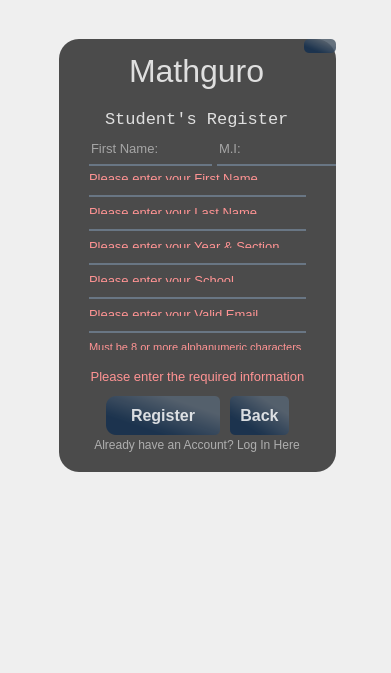
<?xml version="1.0" encoding="UTF-8"?>
<ui version="4.0">
 <class>studRegisterWindow</class>
 <widget class="QMainWindow" name="studRegisterWindow">
  <property name="geometry">
   <rect>
    <x>0</x>
    <y>0</y>
    <width>391</width>
    <height>673</height>
   </rect>
  </property>
  <property name="windowTitle">
   <string>MainWindow</string>
  </property>
  <widget class="QWidget" name="centralwidget">
   <property name="styleSheet">
    <string notr="true">*{
border: none;
background-color: transparent;
background: transparent;
padding: 0;
margin: 0;
color: #fff
}

#frame{
border-image: url(:/images/back1.png);
border-radius: 20px;
}
#frame_4{
background-color:rgba(0,0,0,175);
border-radius: 20px;
}

#label, #label_2, #label_3, #label_4{
color: rgba(255, 255, 255,210);
}
QPushButton#closeButton,#registerStudButton,#backButton{
	background-color: qlineargradient(spread:pad, x1:0.505682, y1:0.989, x2:1, y2:0.477, stop:0 rgba(20, 47, 78, 219), stop:1 rgba(85, 98, 112, 226));
	color:rgba();
	color:rgba(255,255,255,210);
	border-radius:5px;
}
QPushButton#closeButton:hover,#registerStudButton:hover,#backButton:hover{
	background-color: qlineargradient(spread:pad, x1:0.505682, y1:0.989, x2:1, y2:0.477, stop:0 rgba(40, 67, 98, 219), stop:1 rgba(105, 118, 132, 226));
}
QPushButton#closeButton:pressed,#registerStudButton:pressed,#backButton:pressed{
	padding-left:5px;
	padding-top:5px;
	background-color:rgba(105, 118, 132, 200)
}
#studEmail_lineEdit, #studPass_lineEdit, #studLast_lineEdit, #studSchool_lineEdit
, #studYrSec_lineEdit, #studMiddle_lineEdit, #studFirst_lineEdit{
background-color:rgba(0,0,0,0);
border:none;
border-bottom:2px solid rgba(105, 118, 132, 255);
color: rgb(255, 255, 255);
padding-bottom:7px
}
</string>
   </property>
   <widget class="QFrame" name="frame">
    <property name="geometry">
     <rect>
      <x>50</x>
      <y>30</y>
      <width>295</width>
      <height>451</height>
     </rect>
    </property>
    <property name="frameShape">
     <enum>QFrame::StyledPanel</enum>
    </property>
    <property name="frameShadow">
     <enum>QFrame::Raised</enum>
    </property>
    <layout class="QVBoxLayout" name="verticalLayout_8">
     <item>
      <widget class="QFrame" name="frame_4">
       <property name="frameShape">
        <enum>QFrame::StyledPanel</enum>
       </property>
       <property name="frameShadow">
        <enum>QFrame::Raised</enum>
       </property>
       <layout class="QVBoxLayout" name="verticalLayout">
        <property name="spacing">
         <number>0</number>
        </property>
        <property name="leftMargin">
         <number>0</number>
        </property>
        <property name="topMargin">
         <number>0</number>
        </property>
        <property name="rightMargin">
         <number>0</number>
        </property>
        <property name="bottomMargin">
         <number>0</number>
        </property>
        <item>
         <widget class="QFrame" name="frame_6">
          <property name="frameShape">
           <enum>QFrame::StyledPanel</enum>
          </property>
          <property name="frameShadow">
           <enum>QFrame::Raised</enum>
          </property>
          <layout class="QVBoxLayout" name="verticalLayout_19">
           <property name="spacing">
            <number>0</number>
           </property>
           <property name="leftMargin">
            <number>0</number>
           </property>
           <property name="topMargin">
            <number>0</number>
           </property>
           <property name="rightMargin">
            <number>0</number>
           </property>
           <property name="bottomMargin">
            <number>0</number>
           </property>
           <item alignment="Qt::AlignTop">
            <widget class="QFrame" name="frame_2">
             <property name="frameShape">
              <enum>QFrame::StyledPanel</enum>
             </property>
             <property name="frameShadow">
              <enum>QFrame::Raised</enum>
             </property>
             <layout class="QVBoxLayout" name="verticalLayout_2">
              <property name="spacing">
               <number>0</number>
              </property>
              <property name="leftMargin">
               <number>0</number>
              </property>
              <property name="topMargin">
               <number>0</number>
              </property>
              <property name="rightMargin">
               <number>0</number>
              </property>
              <property name="bottomMargin">
               <number>0</number>
              </property>
              <item alignment="Qt::AlignRight|Qt::AlignTop">
               <widget class="QWidget" name="widget_3" native="true">
                <layout class="QHBoxLayout" name="horizontalLayout_2">
                 <property name="spacing">
                  <number>0</number>
                 </property>
                 <property name="leftMargin">
                  <number>0</number>
                 </property>
                 <property name="topMargin">
                  <number>0</number>
                 </property>
                 <property name="rightMargin">
                  <number>0</number>
                 </property>
                 <property name="bottomMargin">
                  <number>0</number>
                 </property>
                 <item>
                  <widget class="QPushButton" name="closeButton">
                   <property name="styleSheet">
                    <string notr="true"/>
                   </property>
                   <property name="text">
                    <string/>
                   </property>
                   <property name="icon">
                    <iconset resource="res.qrc">
                     <normaloff>:/icons/icons/x.svg</normaloff>:/icons/icons/x.svg</iconset>
                   </property>
                   <property name="iconSize">
                    <size>
                     <width>25</width>
                     <height>25</height>
                    </size>
                   </property>
                  </widget>
                 </item>
                </layout>
               </widget>
              </item>
              <item alignment="Qt::AlignTop">
               <widget class="QWidget" name="widget_7" native="true">
                <property name="font">
                 <font>
                  <pointsize>1</pointsize>
                 </font>
                </property>
                <layout class="QVBoxLayout" name="verticalLayout_10">
                 <property name="spacing">
                  <number>20</number>
                 </property>
                 <property name="leftMargin">
                  <number>0</number>
                 </property>
                 <property name="topMargin">
                  <number>0</number>
                 </property>
                 <property name="rightMargin">
                  <number>0</number>
                 </property>
                 <property name="bottomMargin">
                  <number>5</number>
                 </property>
                 <item alignment="Qt::AlignHCenter|Qt::AlignTop">
                  <widget class="QLabel" name="label">
                   <property name="font">
                    <font>
                     <pointsize>24</pointsize>
                    </font>
                   </property>
                   <property name="text">
                    <string>Mathguro</string>
                   </property>
                  </widget>
                 </item>
                 <item alignment="Qt::AlignHCenter|Qt::AlignTop">
                  <widget class="QLabel" name="label_4">
                   <property name="font">
                    <font>
                     <family>Consolas</family>
                     <pointsize>13</pointsize>
                    </font>
                   </property>
                   <property name="text">
                    <string>Student's Register</string>
                   </property>
                  </widget>
                 </item>
                </layout>
               </widget>
              </item>
             </layout>
            </widget>
           </item>
           <item>
            <widget class="QFrame" name="frame_5">
             <property name="frameShape">
              <enum>QFrame::StyledPanel</enum>
             </property>
             <property name="frameShadow">
              <enum>QFrame::Raised</enum>
             </property>
             <layout class="QVBoxLayout" name="verticalLayout_4">
              <property name="spacing">
               <number>0</number>
              </property>
              <property name="leftMargin">
               <number>0</number>
              </property>
              <property name="topMargin">
               <number>0</number>
              </property>
              <property name="rightMargin">
               <number>0</number>
              </property>
              <property name="bottomMargin">
               <number>10</number>
              </property>
              <item>
               <widget class="QWidget" name="widget_6" native="true">
                <layout class="QVBoxLayout" name="verticalLayout_6">
                 <property name="spacing">
                  <number>5</number>
                 </property>
                 <property name="leftMargin">
                  <number>0</number>
                 </property>
                 <property name="topMargin">
                  <number>5</number>
                 </property>
                 <property name="rightMargin">
                  <number>0</number>
                 </property>
                 <property name="bottomMargin">
                  <number>0</number>
                 </property>
                 <item>
                  <widget class="QWidget" name="widget_8" native="true">
                   <layout class="QHBoxLayout" name="horizontalLayout_5">
                    <property name="spacing">
                     <number>5</number>
                    </property>
                    <property name="sizeConstraint">
                     <enum>QLayout::SetFixedSize</enum>
                    </property>
                    <property name="leftMargin">
                     <number>0</number>
                    </property>
                    <property name="topMargin">
                     <number>0</number>
                    </property>
                    <property name="rightMargin">
                     <number>0</number>
                    </property>
                    <property name="bottomMargin">
                     <number>0</number>
                    </property>
                    <item>
                     <widget class="QWidget" name="widget_9" native="true">
                      <layout class="QVBoxLayout" name="verticalLayout_9">
                       <property name="spacing">
                        <number>0</number>
                       </property>
                       <property name="leftMargin">
                        <number>30</number>
                       </property>
                       <property name="topMargin">
                        <number>0</number>
                       </property>
                       <property name="rightMargin">
                        <number>0</number>
                       </property>
                       <property name="bottomMargin">
                        <number>0</number>
                       </property>
                       <item>
                        <widget class="QLineEdit" name="studFirst_lineEdit">
                         <property name="font">
                          <font>
                           <pointsize>10</pointsize>
                          </font>
                         </property>
                         <property name="toolTip">
                          <string>Required*</string>
                         </property>
                         <property name="styleSheet">
                          <string notr="true"/>
                         </property>
                         <property name="text">
                          <string/>
                         </property>
                         <property name="placeholderText">
                          <string>First Name:</string>
                         </property>
                        </widget>
                       </item>
                      </layout>
                     </widget>
                    </item>
                    <item alignment="Qt::AlignLeft">
                     <widget class="QWidget" name="widget_10" native="true">
                      <layout class="QVBoxLayout" name="verticalLayout_7">
                       <property name="spacing">
                        <number>0</number>
                       </property>
                       <property name="leftMargin">
                        <number>0</number>
                       </property>
                       <property name="topMargin">
                        <number>0</number>
                       </property>
                       <property name="rightMargin">
                        <number>30</number>
                       </property>
                       <property name="bottomMargin">
                        <number>0</number>
                       </property>
                       <item>
                        <widget class="QLineEdit" name="studMiddle_lineEdit">
                         <property name="font">
                          <font>
                           <pointsize>10</pointsize>
                          </font>
                         </property>
                         <property name="toolTip">
                          <string>Required*</string>
                         </property>
                         <property name="styleSheet">
                          <string notr="true"/>
                         </property>
                         <property name="text">
                          <string/>
                         </property>
                         <property name="placeholderText">
                          <string>M.I:</string>
                         </property>
                        </widget>
                       </item>
                      </layout>
                     </widget>
                    </item>
                   </layout>
                  </widget>
                 </item>
                 <item>
                  <widget class="QWidget" name="widget_11" native="true">
                   <layout class="QVBoxLayout" name="verticalLayout_11">
                    <property name="spacing">
                     <number>8</number>
                    </property>
                    <property name="leftMargin">
                     <number>30</number>
                    </property>
                    <property name="topMargin">
                     <number>0</number>
                    </property>
                    <property name="rightMargin">
                     <number>30</number>
                    </property>
                    <property name="bottomMargin">
                     <number>0</number>
                    </property>
                    <item>
                     <widget class="QWidget" name="warningFname" native="true">
                      <layout class="QVBoxLayout" name="verticalLayout_15">
                       <property name="spacing">
                        <number>0</number>
                       </property>
                       <property name="leftMargin">
                        <number>0</number>
                       </property>
                       <property name="topMargin">
                        <number>0</number>
                       </property>
                       <property name="rightMargin">
                        <number>0</number>
                       </property>
                       <property name="bottomMargin">
                        <number>0</number>
                       </property>
                       <item>
                        <widget class="QLabel" name="label_14">
                         <property name="font">
                          <font>
                           <family>MS Shell Dlg 2</family>
                           <pointsize>10</pointsize>
                          </font>
                         </property>
                         <property name="text">
                          <string>&lt;html&gt;&lt;head/&gt;&lt;body&gt;&lt;p&gt;&lt;span style=&quot; color:#ff9393;&quot;&gt;Please enter your First Name&lt;/span&gt;&lt;/p&gt;&lt;/body&gt;&lt;/html&gt;</string>
                         </property>
                         <property name="textFormat">
                          <enum>Qt::RichText</enum>
                         </property>
                         <property name="alignment">
                          <set>Qt::AlignLeading|Qt::AlignLeft|Qt::AlignVCenter</set>
                         </property>
                        </widget>
                       </item>
                      </layout>
                     </widget>
                    </item>
                    <item>
                     <widget class="QLineEdit" name="studLast_lineEdit">
                      <property name="font">
                       <font>
                        <pointsize>10</pointsize>
                       </font>
                      </property>
                      <property name="toolTip">
                       <string>Required*</string>
                      </property>
                      <property name="styleSheet">
                       <string notr="true"/>
                      </property>
                      <property name="text">
                       <string/>
                      </property>
                      <property name="placeholderText">
                       <string>Last Name:</string>
                      </property>
                     </widget>
                    </item>
                    <item>
                     <widget class="QWidget" name="warningLname" native="true">
                      <layout class="QVBoxLayout" name="verticalLayout_16">
                       <property name="spacing">
                        <number>0</number>
                       </property>
                       <property name="leftMargin">
                        <number>0</number>
                       </property>
                       <property name="topMargin">
                        <number>0</number>
                       </property>
                       <property name="rightMargin">
                        <number>0</number>
                       </property>
                       <property name="bottomMargin">
                        <number>0</number>
                       </property>
                       <item>
                        <widget class="QLabel" name="label_15">
                         <property name="font">
                          <font>
                           <family>MS Shell Dlg 2</family>
                           <pointsize>10</pointsize>
                          </font>
                         </property>
                         <property name="text">
                          <string>&lt;html&gt;&lt;head/&gt;&lt;body&gt;&lt;p&gt;&lt;span style=&quot; color:#ff9393;&quot;&gt;Please enter your Last Name&lt;/span&gt;&lt;/p&gt;&lt;/body&gt;&lt;/html&gt;</string>
                         </property>
                         <property name="textFormat">
                          <enum>Qt::RichText</enum>
                         </property>
                         <property name="alignment">
                          <set>Qt::AlignLeading|Qt::AlignLeft|Qt::AlignVCenter</set>
                         </property>
                        </widget>
                       </item>
                      </layout>
                     </widget>
                    </item>
                    <item>
                     <widget class="QLineEdit" name="studYrSec_lineEdit">
                      <property name="font">
                       <font>
                        <pointsize>10</pointsize>
                       </font>
                      </property>
                      <property name="toolTip">
                       <string>Required*</string>
                      </property>
                      <property name="styleSheet">
                       <string notr="true"/>
                      </property>
                      <property name="text">
                       <string/>
                      </property>
                      <property name="placeholderText">
                       <string>Year &amp; Section</string>
                      </property>
                     </widget>
                    </item>
                    <item>
                     <widget class="QWidget" name="warningYrSec" native="true">
                      <layout class="QVBoxLayout" name="verticalLayout_17">
                       <property name="spacing">
                        <number>0</number>
                       </property>
                       <property name="leftMargin">
                        <number>0</number>
                       </property>
                       <property name="topMargin">
                        <number>0</number>
                       </property>
                       <property name="rightMargin">
                        <number>0</number>
                       </property>
                       <property name="bottomMargin">
                        <number>0</number>
                       </property>
                       <item>
                        <widget class="QLabel" name="label_16">
                         <property name="font">
                          <font>
                           <family>MS Shell Dlg 2</family>
                           <pointsize>10</pointsize>
                          </font>
                         </property>
                         <property name="text">
                          <string>&lt;html&gt;&lt;head/&gt;&lt;body&gt;&lt;p&gt;&lt;span style=&quot; color:#ff9393;&quot;&gt;Please enter your Year &amp;amp; Section&lt;/span&gt;&lt;/p&gt;&lt;/body&gt;&lt;/html&gt;</string>
                         </property>
                         <property name="textFormat">
                          <enum>Qt::RichText</enum>
                         </property>
                         <property name="alignment">
                          <set>Qt::AlignLeading|Qt::AlignLeft|Qt::AlignVCenter</set>
                         </property>
                        </widget>
                       </item>
                      </layout>
                     </widget>
                    </item>
                    <item>
                     <widget class="QLineEdit" name="studSchool_lineEdit">
                      <property name="font">
                       <font>
                        <pointsize>10</pointsize>
                       </font>
                      </property>
                      <property name="toolTip">
                       <string>Required*</string>
                      </property>
                      <property name="styleSheet">
                       <string notr="true"/>
                      </property>
                      <property name="text">
                       <string/>
                      </property>
                      <property name="placeholderText">
                       <string>School:</string>
                      </property>
                     </widget>
                    </item>
                    <item>
                     <widget class="QWidget" name="warningSchool" native="true">
                      <layout class="QVBoxLayout" name="verticalLayout_18">
                       <property name="spacing">
                        <number>0</number>
                       </property>
                       <property name="leftMargin">
                        <number>0</number>
                       </property>
                       <property name="topMargin">
                        <number>0</number>
                       </property>
                       <property name="rightMargin">
                        <number>0</number>
                       </property>
                       <property name="bottomMargin">
                        <number>0</number>
                       </property>
                       <item>
                        <widget class="QLabel" name="label_17">
                         <property name="font">
                          <font>
                           <family>MS Shell Dlg 2</family>
                           <pointsize>10</pointsize>
                          </font>
                         </property>
                         <property name="text">
                          <string>&lt;html&gt;&lt;head/&gt;&lt;body&gt;&lt;p&gt;&lt;span style=&quot; color:#ff9393;&quot;&gt;Please enter your School&lt;/span&gt;&lt;/p&gt;&lt;/body&gt;&lt;/html&gt;</string>
                         </property>
                         <property name="textFormat">
                          <enum>Qt::RichText</enum>
                         </property>
                         <property name="alignment">
                          <set>Qt::AlignLeading|Qt::AlignLeft|Qt::AlignVCenter</set>
                         </property>
                        </widget>
                       </item>
                      </layout>
                     </widget>
                    </item>
                    <item>
                     <widget class="QLineEdit" name="studEmail_lineEdit">
                      <property name="font">
                       <font>
                        <pointsize>10</pointsize>
                       </font>
                      </property>
                      <property name="toolTip">
                       <string>Required*</string>
                      </property>
                      <property name="styleSheet">
                       <string notr="true"/>
                      </property>
                      <property name="text">
                       <string/>
                      </property>
                      <property name="placeholderText">
                       <string>Email:</string>
                      </property>
                     </widget>
                    </item>
                    <item>
                     <widget class="QWidget" name="warningEmail" native="true">
                      <layout class="QVBoxLayout" name="verticalLayout_20">
                       <property name="spacing">
                        <number>0</number>
                       </property>
                       <property name="leftMargin">
                        <number>0</number>
                       </property>
                       <property name="topMargin">
                        <number>0</number>
                       </property>
                       <property name="rightMargin">
                        <number>0</number>
                       </property>
                       <property name="bottomMargin">
                        <number>0</number>
                       </property>
                       <item>
                        <widget class="QLabel" name="label_18">
                         <property name="font">
                          <font>
                           <family>MS Shell Dlg 2</family>
                           <pointsize>10</pointsize>
                          </font>
                         </property>
                         <property name="text">
                          <string>&lt;html&gt;&lt;head/&gt;&lt;body&gt;&lt;p&gt;&lt;span style=&quot; color:#ff9393;&quot;&gt;Please enter your Valid Email&lt;/span&gt;&lt;/p&gt;&lt;/body&gt;&lt;/html&gt;</string>
                         </property>
                         <property name="textFormat">
                          <enum>Qt::RichText</enum>
                         </property>
                         <property name="alignment">
                          <set>Qt::AlignLeading|Qt::AlignLeft|Qt::AlignVCenter</set>
                         </property>
                        </widget>
                       </item>
                      </layout>
                     </widget>
                    </item>
                    <item>
                     <widget class="QLineEdit" name="studPass_lineEdit">
                      <property name="font">
                       <font>
                        <pointsize>10</pointsize>
                       </font>
                      </property>
                      <property name="toolTip">
                       <string>Required*</string>
                      </property>
                      <property name="styleSheet">
                       <string notr="true"/>
                      </property>
                      <property name="text">
                       <string/>
                      </property>
                      <property name="echoMode">
                       <enum>QLineEdit::Password</enum>
                      </property>
                      <property name="placeholderText">
                       <string>Password:</string>
                      </property>
                     </widget>
                    </item>
                    <item>
                     <widget class="QWidget" name="warningPass" native="true">
                      <layout class="QVBoxLayout" name="verticalLayout_21">
                       <property name="spacing">
                        <number>0</number>
                       </property>
                       <property name="leftMargin">
                        <number>0</number>
                       </property>
                       <property name="topMargin">
                        <number>0</number>
                       </property>
                       <property name="rightMargin">
                        <number>0</number>
                       </property>
                       <property name="bottomMargin">
                        <number>0</number>
                       </property>
                       <item>
                        <widget class="QLabel" name="label_19">
                         <property name="font">
                          <font>
                           <family>MS Shell Dlg 2</family>
                           <pointsize>10</pointsize>
                          </font>
                         </property>
                         <property name="text">
                          <string>&lt;html&gt;&lt;head/&gt;&lt;body&gt;&lt;p&gt;&lt;span style=&quot; font-size:8pt; color:#ff9393;&quot;&gt;Must be 8 or more alphanumeric characters&lt;/span&gt;&lt;/p&gt;&lt;/body&gt;&lt;/html&gt;</string>
                         </property>
                         <property name="textFormat">
                          <enum>Qt::RichText</enum>
                         </property>
                         <property name="alignment">
                          <set>Qt::AlignLeading|Qt::AlignLeft|Qt::AlignVCenter</set>
                         </property>
                        </widget>
                       </item>
                      </layout>
                     </widget>
                    </item>
                   </layout>
                  </widget>
                 </item>
                </layout>
               </widget>
              </item>
             </layout>
            </widget>
           </item>
           <item alignment="Qt::AlignVCenter">
            <widget class="QFrame" name="frame_3">
             <property name="frameShape">
              <enum>QFrame::StyledPanel</enum>
             </property>
             <property name="frameShadow">
              <enum>QFrame::Raised</enum>
             </property>
             <layout class="QVBoxLayout" name="verticalLayout_3">
              <property name="spacing">
               <number>3</number>
              </property>
              <property name="leftMargin">
               <number>0</number>
              </property>
              <property name="topMargin">
               <number>0</number>
              </property>
              <property name="rightMargin">
               <number>0</number>
              </property>
              <property name="bottomMargin">
               <number>20</number>
              </property>
              <item>
               <widget class="QWidget" name="warningContainer" native="true">
                <layout class="QVBoxLayout" name="verticalLayout_12">
                 <property name="spacing">
                  <number>0</number>
                 </property>
                 <property name="leftMargin">
                  <number>0</number>
                 </property>
                 <property name="topMargin">
                  <number>0</number>
                 </property>
                 <property name="rightMargin">
                  <number>0</number>
                 </property>
                 <property name="bottomMargin">
                  <number>0</number>
                 </property>
                 <item>
                  <widget class="QStackedWidget" name="warningContainerMenu">
                   <property name="currentIndex">
                    <number>0</number>
                   </property>
                   <widget class="QWidget" name="errorWidget">
                    <layout class="QVBoxLayout" name="verticalLayout_13">
                     <item>
                      <widget class="QLabel" name="label_12">
                       <property name="font">
                        <font>
                         <family>MS Shell Dlg 2</family>
                         <pointsize>10</pointsize>
                        </font>
                       </property>
                       <property name="text">
                        <string>&lt;html&gt;&lt;head/&gt;&lt;body&gt;&lt;p&gt;&lt;span style=&quot; color:#ff9393;&quot;&gt;Please enter the required information&lt;/span&gt;&lt;/p&gt;&lt;/body&gt;&lt;/html&gt;</string>
                       </property>
                       <property name="textFormat">
                        <enum>Qt::RichText</enum>
                       </property>
                       <property name="alignment">
                        <set>Qt::AlignCenter</set>
                       </property>
                      </widget>
                     </item>
                    </layout>
                   </widget>
                   <widget class="QWidget" name="acceptWidget">
                    <layout class="QVBoxLayout" name="verticalLayout_14">
                     <item>
                      <widget class="QLabel" name="label_13">
                       <property name="font">
                        <font>
                         <family>MS Shell Dlg 2</family>
                         <pointsize>10</pointsize>
                        </font>
                       </property>
                       <property name="text">
                        <string>&lt;html&gt;&lt;head/&gt;&lt;body&gt;&lt;p&gt;&lt;span style=&quot; color:#9eff99;&quot;&gt;Account Registered&lt;/span&gt;&lt;/p&gt;&lt;/body&gt;&lt;/html&gt;</string>
                       </property>
                       <property name="textFormat">
                        <enum>Qt::RichText</enum>
                       </property>
                       <property name="alignment">
                        <set>Qt::AlignCenter</set>
                       </property>
                      </widget>
                     </item>
                    </layout>
                   </widget>
                  </widget>
                 </item>
                </layout>
               </widget>
              </item>
              <item alignment="Qt::AlignHCenter">
               <widget class="QWidget" name="widget_5" native="true">
                <layout class="QHBoxLayout" name="horizontalLayout">
                 <property name="spacing">
                  <number>0</number>
                 </property>
                 <property name="leftMargin">
                  <number>0</number>
                 </property>
                 <property name="topMargin">
                  <number>0</number>
                 </property>
                 <property name="rightMargin">
                  <number>0</number>
                 </property>
                 <property name="bottomMargin">
                  <number>0</number>
                 </property>
                 <item>
                  <widget class="QWidget" name="widget" native="true">
                   <layout class="QHBoxLayout" name="horizontalLayout_3">
                    <property name="spacing">
                     <number>0</number>
                    </property>
                    <property name="leftMargin">
                     <number>0</number>
                    </property>
                    <property name="topMargin">
                     <number>0</number>
                    </property>
                    <property name="rightMargin">
                     <number>5</number>
                    </property>
                    <property name="bottomMargin">
                     <number>0</number>
                    </property>
                    <item>
                     <widget class="QPushButton" name="registerStudButton">
                      <property name="font">
                       <font>
                        <pointsize>12</pointsize>
                        <weight>75</weight>
                        <bold>true</bold>
                       </font>
                      </property>
                      <property name="styleSheet">
                       <string notr="true">	padding: 10px 25px;
	border-top-left-radius: 10px;
	border-bottom-left-radius: 10px;</string>
                      </property>
                      <property name="text">
                       <string>Register</string>
                      </property>
                      <property name="iconSize">
                       <size>
                        <width>12</width>
                        <height>12</height>
                       </size>
                      </property>
                      <property name="autoDefault">
                       <bool>false</bool>
                      </property>
                      <property name="default">
                       <bool>false</bool>
                      </property>
                      <property name="flat">
                       <bool>false</bool>
                      </property>
                     </widget>
                    </item>
                   </layout>
                  </widget>
                 </item>
                 <item>
                  <widget class="QWidget" name="widget_4" native="true">
                   <layout class="QHBoxLayout" name="horizontalLayout_4">
                    <property name="spacing">
                     <number>0</number>
                    </property>
                    <property name="leftMargin">
                     <number>5</number>
                    </property>
                    <property name="topMargin">
                     <number>0</number>
                    </property>
                    <property name="rightMargin">
                     <number>0</number>
                    </property>
                    <property name="bottomMargin">
                     <number>0</number>
                    </property>
                    <item>
                     <widget class="QPushButton" name="backButton">
                      <property name="sizePolicy">
                       <sizepolicy hsizetype="Minimum" vsizetype="Fixed">
                        <horstretch>0</horstretch>
                        <verstretch>0</verstretch>
                       </sizepolicy>
                      </property>
                      <property name="baseSize">
                       <size>
                        <width>0</width>
                        <height>0</height>
                       </size>
                      </property>
                      <property name="font">
                       <font>
                        <pointsize>12</pointsize>
                        <weight>75</weight>
                        <bold>true</bold>
                       </font>
                      </property>
                      <property name="styleSheet">
                       <string notr="true">	padding: 10px 10px;
</string>
                      </property>
                      <property name="text">
                       <string>Back</string>
                      </property>
                      <property name="iconSize">
                       <size>
                        <width>16</width>
                        <height>16</height>
                       </size>
                      </property>
                     </widget>
                    </item>
                   </layout>
                  </widget>
                 </item>
                </layout>
               </widget>
              </item>
              <item alignment="Qt::AlignHCenter">
               <widget class="QWidget" name="widget_2" native="true">
                <property name="minimumSize">
                 <size>
                  <width>0</width>
                  <height>0</height>
                 </size>
                </property>
                <layout class="QVBoxLayout" name="verticalLayout_5">
                 <property name="spacing">
                  <number>0</number>
                 </property>
                 <property name="leftMargin">
                  <number>0</number>
                 </property>
                 <property name="topMargin">
                  <number>0</number>
                 </property>
                 <property name="rightMargin">
                  <number>0</number>
                 </property>
                 <property name="bottomMargin">
                  <number>0</number>
                 </property>
                 <item alignment="Qt::AlignTop">
                  <widget class="QPushButton" name="toLoginStudButton">
                   <property name="styleSheet">
                    <string notr="true">QPushButton#toLoginStudButton{
	color:rgba(255,255,255,140)
}
QPushButton#toLoginStudButton:pressed{
	color: rgba(251, 153, 93, 1);
}
</string>
                   </property>
                   <property name="text">
                    <string>Already have an Account? Log In Here</string>
                   </property>
                   <property name="flat">
                    <bool>false</bool>
                   </property>
                  </widget>
                 </item>
                </layout>
               </widget>
              </item>
             </layout>
            </widget>
           </item>
          </layout>
         </widget>
        </item>
       </layout>
      </widget>
     </item>
    </layout>
   </widget>
  </widget>
 </widget>
 <resources>
  <include location="res.qrc"/>
 </resources>
 <connections/>
</ui>
